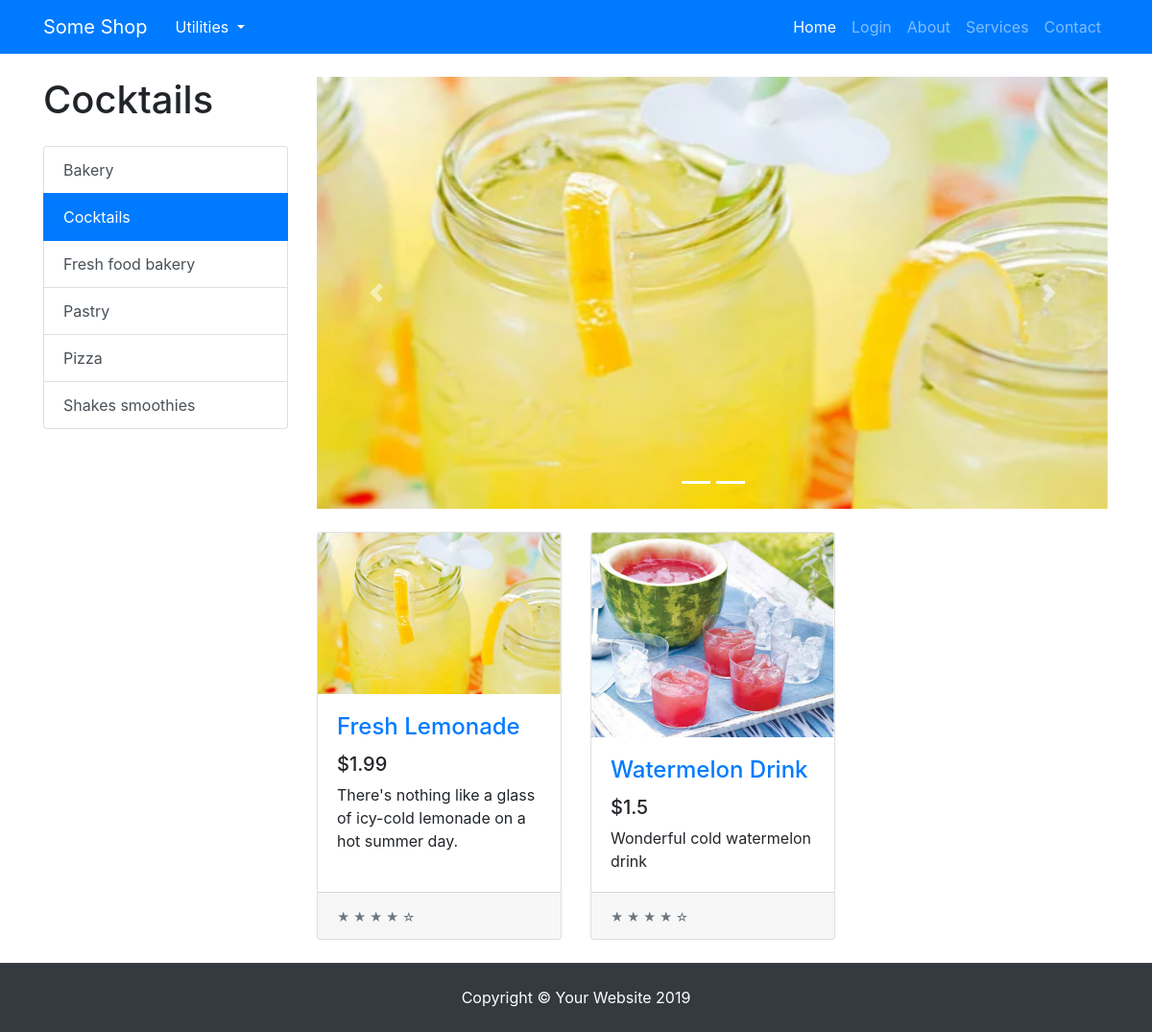
/categories/cocktails, run on an earlier commit of the app's database.
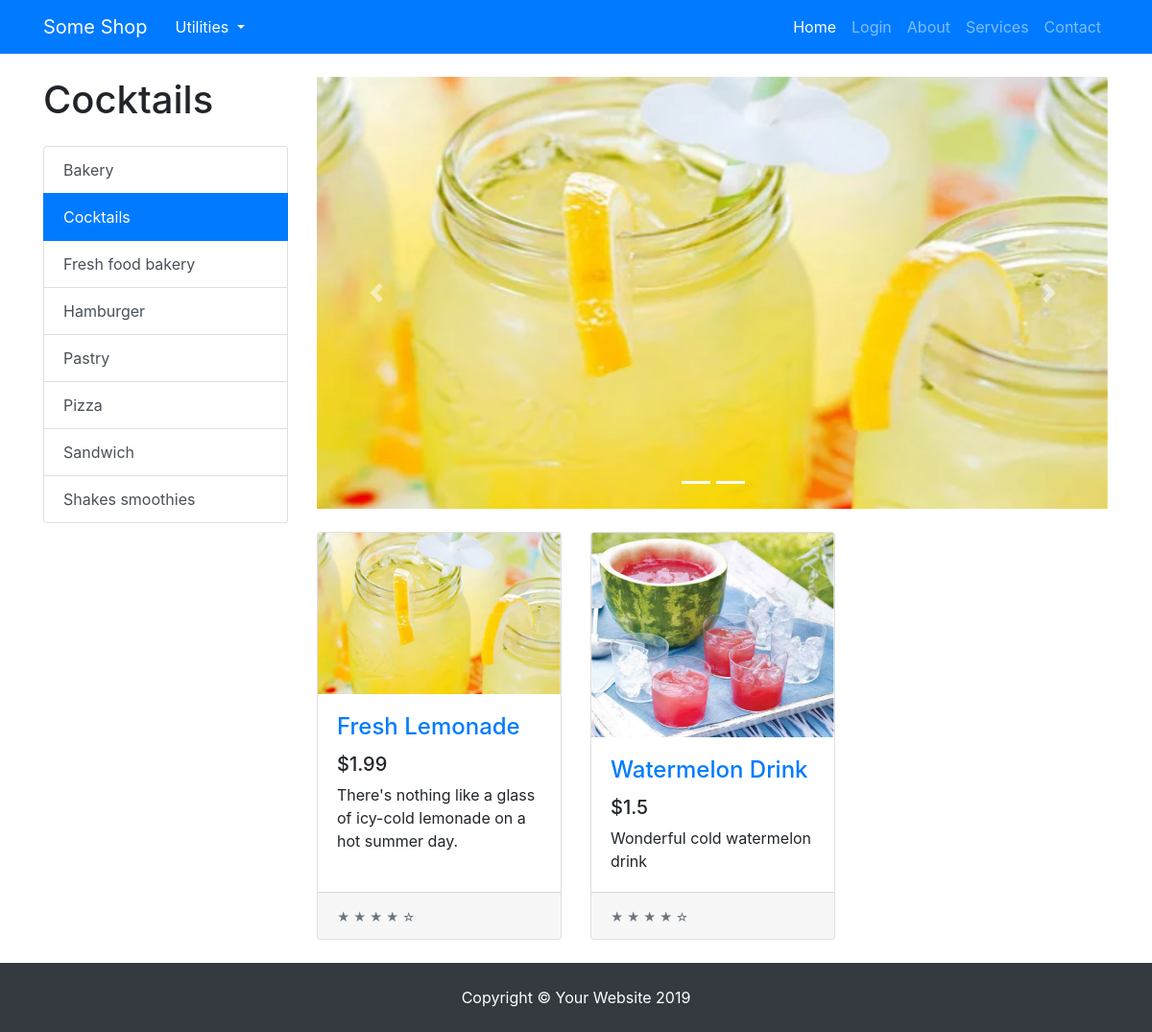
And on a later commit of the database.
### tables this page shows
CREATE TABLE PRODUCT (ID VARCHAR, NAME VARCHAR, PRICE INTEGER, DESCRIPTION TEXT, IMAGE TEXT, TAGS TEXT, SCORE REAL);

### app.py (the view)
@app.route("/categories/<category>")
def categories(category):
    products = get_products_by_tag(category)
    tags = get_product_tags()
    return render_template("index.html",
                            products=products,
                            tags=tags,
                            category=category,
                            chosen_products=products[:5],
                            os=os,
                            len=len,
                            range=range,
                            enumerate=enumerate)

### common/database.py (called while the page is built)
    @classmethod
    def get_all_products(cls):
        cursor = cls.DATABASE.execute("SELECT * FROM PRODUCT ORDER BY SCORE DESC")
        returned_data = cursor.fetchall()
        if not returned_data:
            return None
        data = []
        for item in returned_data:
            d = {}
            for i, field in enumerate(cls.PRODUCT_FIELDS):
                d[field.lower()] = item[i]
            data.append(d)
        return data

    @classmethod
    def get_products_by_tag(cls, tag):
        cursor = cls.DATABASE.execute("SELECT * FROM PRODUCT WHERE TAGS LIKE ? ORDER BY SCORE DESC", (f"%{tag}%",))
        returned_data = cursor.fetchall()
        if not returned_data:
            return None
        data = []
        for item in returned_data:
            d = {}
            for i, field in enumerate(cls.PRODUCT_FIELDS):
                d[field.lower()] = item[i]
            data.append(d)
        return data

    @classmethod
    def get_product_tags(cls):
        data = cls.get_all_products()
        return sorted({ d['tags'] for d in data })

### models/products/product.py (called while the page is built)
def get_product_tags():
    return Database.get_product_tags()

def get_products_by_tag(tag):
    products = Database.get_products_by_tag(tag)
    if products:
        return [ Product(**product) for product in products ]
    else:
        return []

### templates/index.html (shortened to what this page needs)
{% extends "base.html" %}
{% block content %}
<div class="container">
    <div class="row">
        <div class="col-lg-3">
            <h1 class="my-4">
                {% if category %}
                {{category.replace("_", " ").capitalize()}}
                {% else %}
                Categories
                {% endif %}
            </h1>
            <div class="list-group" id="list-tab" role="tablist">
                {% for tag in tags %}
                {% if category == tag %}
                <a class="list-group-item list-group-item-action active" href="{{url_for('categories', category=tag)}}"
                    aria-controls="home">{{tag.replace("_", " ").capitalize()}}</a>
                {% else %}
                <a class="list-group-item list-group-item-action" href="{{url_for('categories', category=tag)}}"
                    aria-controls="home">{{tag.replace("_", " ").capitalize()}}</a>
                {% endif %}
                {% endfor %}
            </div>
        </div>
        <div class="col-lg-9">
            <div id="carouselExampleIndicators" class="carousel slide my-4" data-ride="carousel">
                <ol class="carousel-indicators">
                    {% for i in range(len(chosen_products)) %}
                    <li data-target="#carouselExampleIndicators" data-slide-to="{{i}}" class="active"></li>
                    {% endfor %}
                </ol>
                <div class="carousel-inner" role="listbox">
                    {% for i, product in enumerate(chosen_products) %}
                        {% if i == 0 %}
                        <div class="carousel-item active">
                        {% else %}
                        <div class="carousel-item">
                            {% endif %}
                            <a href="{{url_for('product.product', product_id=product.id)}}">
                                <img class="d-block img-fluid carousel-img"
                                    src="{{url_for('static', filename='img/products/{}'.format(os.path.basename(product.image)))}}"
                                    alt="slide">
                            </a>
                        </div>
                        {% endfor %}
                    </div>
                    <a class="carousel-control-prev" href="#carouselExampleIndicators" role="button" data-slide="prev">
                        <span class="carousel-control-prev-icon" aria-hidden="true"></span>
                    </a>
                    <a class="carousel-control-next" href="#carouselExampleIndicators" role="button" data-slide="next">
                        <span class="carousel-control-next-icon" aria-hidden="true"></span>
                    </a>
                </div>
                <div class="row">
                    {% for product in products %}
                    <div class="col-lg-4 col-md-6 mb-4">
                        <div class="card h-100">
                            <a href="{{url_for('product.product', product_id=product.id)}}"><img class="card-img-top"
                                    src="{{url_for('static', filename='img/products/{}'.format(os.path.basename(product.image)))}}"
                                    alt=""></a>
                            <div class="card-body">
                                <h4 class="card-title">
                                    <a href="{{url_for('product.product', product_id=product.id)}}">{{product.name}}</a>
                                </h4>
                                <h5>${{product.price}}</h5>
                                <p class="card-text">{{product.description}}</p>
                            </div>
                            <div class="card-footer">
                                <small class="text-muted">&#9733; &#9733; &#9733; &#9733; &#9734;</small>
                            </div>
                        </div>
                    </div>
                    {% endfor %}
                </div>
            </div>
        </div>
    </div>
    <footer class="py-4 bg-dark">
        <div class="container">
            <p class="m-0 text-center text-white">Copyright &copy; Your Website 2019</p>
        </div>
    </footer>
    {% endblock content %}

### templates/base.html (shortened to what this page needs)
<!doctype html>
<html>
<head>
    <link rel="stylesheet" href="{{url_for('static', filename='css/shop-homepage.css')}}">
    <link rel="stylesheet" href="{{url_for('static', filename='css/bootstrap.min.css')}}">
</head>
<body>
    <nav class="navbar navbar-expand-lg navbar-dark bg-primary fixed-top">
        <div class="container">
            <a class="navbar-brand" href="#">Some Shop</a>
            <div class="dropdown">
                <button class="btn btn-primary dropdown-toggle" type="button" id="dropdownMenu2" data-toggle="dropdown"
                    aria-haspopup="true" aria-expanded="false">
                    Utilities
                </button>
            </div>
            <div class="collapse navbar-collapse" id="navbarResponsive">
                <ul class="navbar-nav ml-auto">
                    <li class="nav-item active">
                        <a class="nav-link" href="{{url_for('home')}}">Home
                        </a>
                    </li>
                    {% if not session['email'] %}
                    <li class="nav-item">
                        <a class="nav-link" href="{{url_for('user.login')}}">Login</a>
                    </li>
                    {% else %}
                    <li class="nav-item">
                        <a class="nav-link" href="{{url_for('user.logout')}}">Logout</a>
                    </li>
                    {% endif %}
                    <li class="nav-item">
                        <a class="nav-link" href="#">About</a>
                    </li>
                    <li class="nav-item">
                        <a class="nav-link" href="#">Services</a>
                    </li>
                    <li class="nav-item">
                        <a class="nav-link" href="#">Contact</a>
                    </li>
                </ul>
            </div>
        </div>
    </nav>
    {% block content %}
    {% endblock content %}
</body>
</html>

### static/css/shop-homepage.css (style rules this page uses)
body { padding-top: 56px; }

### templates/index.html (style rules this page uses)
.carousel-img { width: 900px; height: 450px; }

What changed in the data, as far as the page shows it:
added PRODUCT: replace "Hamburger", shown under "Cocktails"
added PRODUCT: replace "Sandwich", shown under "Cocktails"
